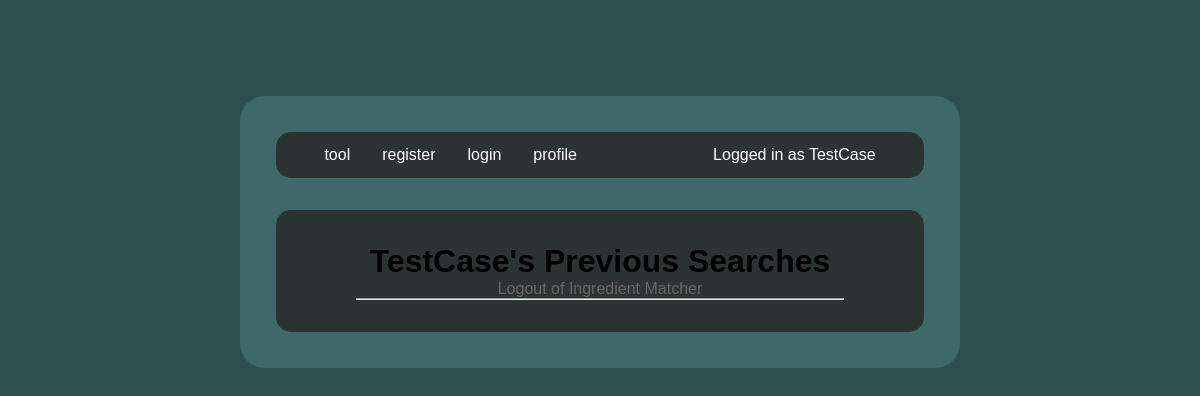
The page /accounts/profile/ (signed in) on the database as committed earlier.
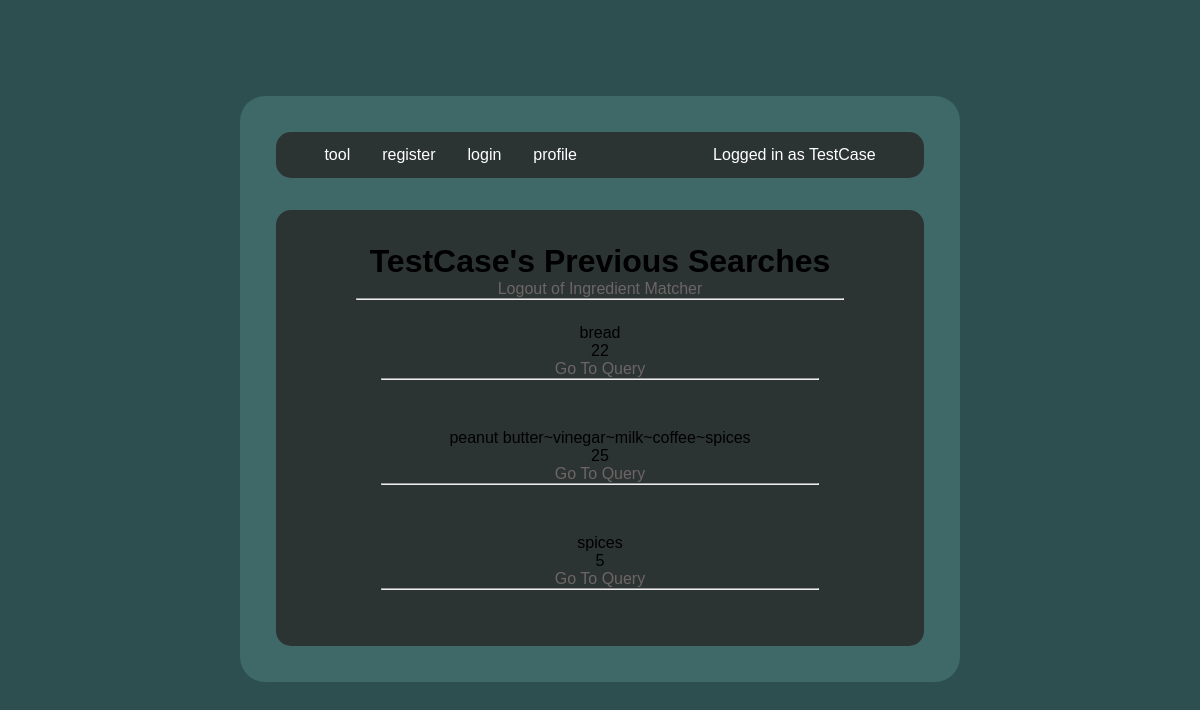
The same page on the database as committed later.
### ingredients/models.py (models this page shows)
class user_queries(models.Model):
    user_id = models.IntegerField()
    ingredients = models.CharField(max_length=40000)
    recipe_count = models.CharField(max_length=3)

### ingredients/views.py (the view)
# urls.py: path('accounts/profile/',views.profile,name="profile")
def profile(request):
    if request.user.is_anonymous:
        return HttpResponseRedirect("/accounts/login")
    else:
        name = request.user
        userdata = user_queries.objects.all().filter(user_id=request.user.id).values()
        userdata=list(userdata)
        userdata.reverse()
        context = {
            "name":name,
            "userdata":userdata
        }
        return render(request,"registration/profile.html",context=context)

### ingredients/templates/registration/profile.html (shortened to what this page needs)
{% extends 'base_template.html' %}
            {% block basic_form %}
            <form action="" method="post" id="register_f">
                <div style="width:80%;">
                <h1>{{name}}'s Previous Searches</h1> <a href="/accounts/logout" style="text-decoration: none;color:#6d6666;">Logout of Ingredient Matcher </a>
                <br>
                <hr>
                {% for i in userdata %}
                <div style="padding:5%">
                    {{i.ingredients}}
                    <br>
                    {{i.recipe_count}}
                    <br>
                    <a href="/ingredients/output/{{i.ingredients}}/{{i.recipe_count}}" target="_blank" style="text-decoration: none;color:#6d6666;">
                        Go To Query
                    </a>
                    <br><hr>
                </div>
                {% endfor %}
            </div>
            </form>
            {% endblock %}

Rows that differ between the two databases and show on the page:
added user_queries: ingredients "bread", recipe_count "22"
added user_queries: ingredients "peanut butter~vinegar~milk~coffee~spices", recipe_count "25"
added user_queries: ingredients "spices", recipe_count "5"
